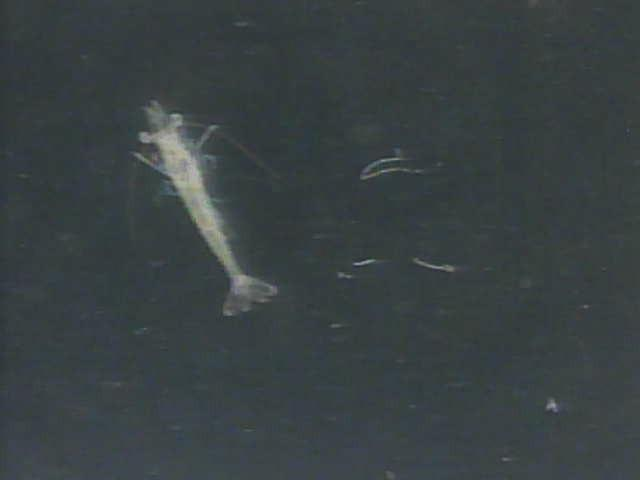
#> input picture Computer Vision for Shrimp Length Estimation/shtest.jpg, 640 x 480 px
$ python '5.5 Skeletonization.py'
#> lines starting #> are read from the running program, lines starting #| are printed output that depends on the picture; after the words box and inside, x2 and y2 are one past the last pixel; in counts of white or black regions, pixels touching at a corner belong together
import os
import cv2
import numpy as np
import matplotlib.pyplot as plt

def load_calibration_data(filepath="matriks_kamera.npz"):
#> called with filepath = 'matriks_kamera.npz'
    if os.path.exists(filepath):
        data = np.load(filepath)
#> (reads Computer Vision for Shrimp Length Estimation/matriks_kamera.npz from the repository)
#> further down, img_cv is the input picture: shape (480, 640, 3); mean B, G, R 67.4, 65.5, 57.3
        return data['mtx'], data['dist']
    print(f"⚠️ Warning: File {filepath} not found. Undistortion is disabled.")
    return None, None

def apply_undistort(img_bgr, mtx, dist, crop=True):
#> called with mtx = array of shape (3, 3), dist = array of shape (1, 5), crop = True
    if mtx is None or dist is None:
        return img_bgr
    h, w = img_bgr.shape[:2]
#> h = 480; w = 640
    alpha = 0 if crop else 1
    newcameramtx, roi = cv2.getOptimalNewCameraMatrix(mtx, dist, (w, h), alpha, (w, h))
#> roi = (0, 0, 639, 479)
    dst = cv2.undistort(img_bgr, mtx, dist, None, newcameramtx)
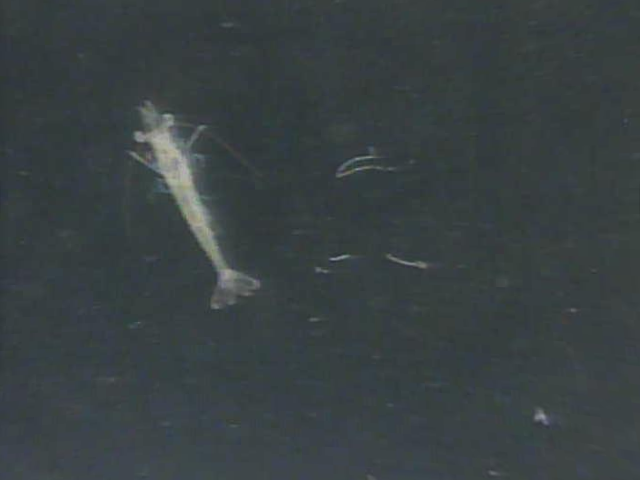
#> dst: shape (480, 640, 3); mean B, G, R 67.2, 65.3, 57.2
    if crop:
        x, y, w_roi, h_roi = roi
#> x = 0; y = 0; w_roi = 639; h_roi = 479
        dst = dst[y:y+h_roi, x:x+w_roi]
#> dst: shape (479, 639, 3)
    return dst

class SkeletonAnalyzerGuoHall:
    def __init__(self):
        self.original_image = None
        self.binary_image = None

    def set_image(self, image_array):
        self.original_image = image_array.copy()

    def to_binary(self, invert=False):
#> called with invert = False
        if self.original_image is None:
            raise ValueError("Image has not been set!")

        if len(self.original_image.shape) == 3:
            gray = cv2.cvtColor(self.original_image, cv2.COLOR_BGR2GRAY)
        else:
            gray = self.original_image.copy()

        gray = cv2.GaussianBlur(gray, (5, 5), 0)
        mode = cv2.THRESH_BINARY_INV if invert else cv2.THRESH_BINARY
        _, self.binary_image = cv2.threshold(
            gray,
            0,
            255,
            mode | cv2.THRESH_OTSU
        )
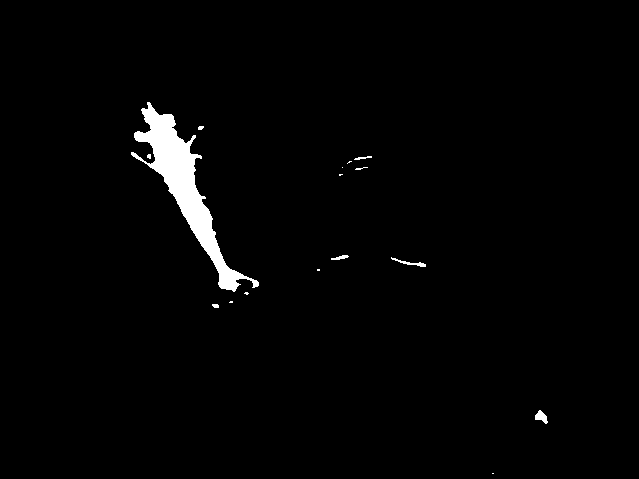
#> self.binary_image: shape (479, 639); 1.8% white; 16 white regions (9 under 20 px), largest, box (x1, y1, x2, y2) and area: (131, 102, 259, 292) 5107, (535, 410, 548, 424) 102, (391, 257, 426, 267) 93

        # 3×3 elliptical closing followed by 7×7 elliptical opening
        kernelClose = cv2.getStructuringElement(cv2.MORPH_ELLIPSE, (3, 3))
        kernelOpen = cv2.getStructuringElement(cv2.MORPH_ELLIPSE, (7, 7))

        self.binary_image = cv2.morphologyEx(
            self.binary_image,
            cv2.MORPH_CLOSE,
            kernelClose
        )
#> self.binary_image: shape (479, 639); 1.8% white; 16 white regions (9 under 20 px), largest, box (x1, y1, x2, y2) and area: (131, 102, 259, 292) 5115, (535, 410, 548, 424) 102, (391, 257, 426, 267) 93

        self.binary_image = cv2.morphologyEx(
            self.binary_image,
            cv2.MORPH_OPEN,
            kernelOpen
        )
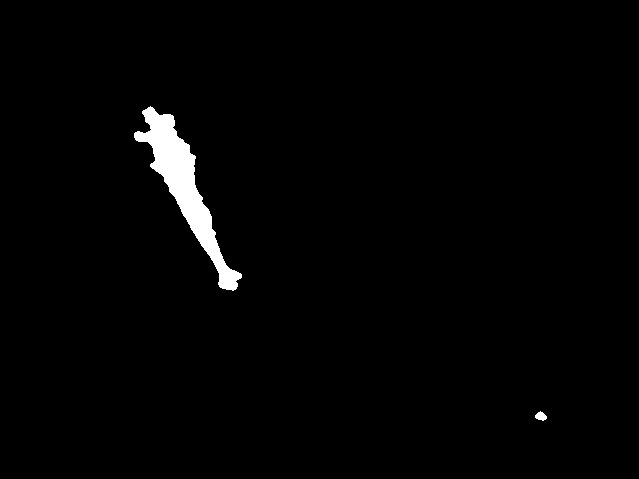
#> self.binary_image: shape (479, 639); 1.6% white; 2 white regions, box (x1, y1, x2, y2) and area: (134, 106, 242, 291) 4849, (535, 411, 547, 421) 78

        return self.binary_image

    def compute_skeleton(self):
        print("   └── Processing skeleton (pure Python implementation, please wait)...")

        img = (self.binary_image > 0).astype(np.uint8)
        prev = np.zeros_like(img)

        while not np.array_equal(img, prev):
            prev = img.copy()

            for sub_iter in range(2):
                marker = np.zeros_like(img)
                rows, cols = img.shape

                for i in range(1, rows - 1):
                    for j in range(1, cols - 1):

                        if img[i, j] == 0:
                            continue

                        p1, p2, p3 = img[i-1, j-1], img[i-1, j], img[i-1, j+1]
                        p8, p4 = img[i, j-1], img[i, j+1]
                        p7, p6, p5 = img[i+1, j-1], img[i+1, j], img[i+1, j+1]

                        C = ((1-p2) & (p3 | p4)) + ((1-p4) & (p5 | p6)) + \
                            ((1-p6) & (p7 | p8)) + ((1-p8) & (p1 | p2))

                        N1 = (p1 | p2) + (p3 | p4) + (p5 | p6) + (p7 | p8)
                        N2 = (p2 | p3) + (p4 | p5) + (p6 | p7) + (p8 | p1)
                        N = min(N1, N2)

                        m = ((p2 | p3 | (1-p5)) & p4) if sub_iter == 0 else \
                            ((p6 | p7 | (1-p1)) & p8)

                        if C == 1 and 2 <= N <= 3 and m == 0:
                            marker[i, j] = 1

                img[marker == 1] = 0
#> this loop made 23 passes
#> pass 2, in compute_skeleton, `prev = img.copy()`:
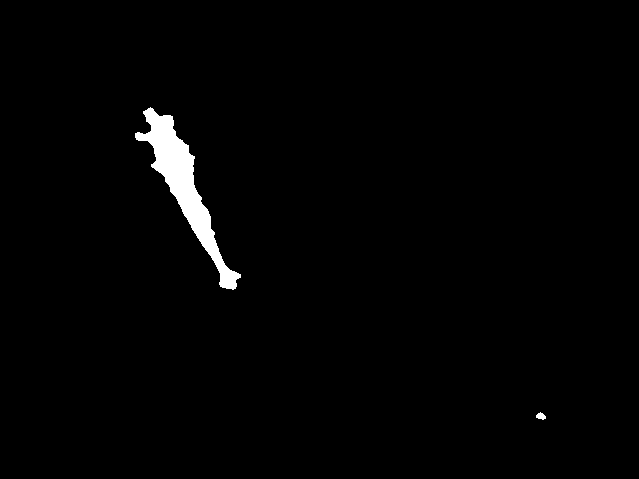
#> prev: shape (479, 639); values 0 (black) and 1 (white), 1.5% white; 2 white regions, box (x1, y1, x2, y2) and area: (135, 107, 241, 290) 4414, (536, 412, 546, 420) 52
#> pass 3, in compute_skeleton, `prev = img.copy()`:
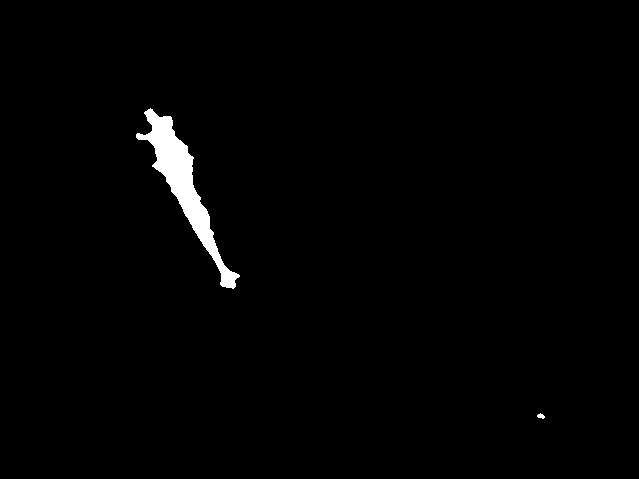
#> prev: shape (479, 639); values 0 (black) and 1 (white), 1.3% white; 2 white regions, box (x1, y1, x2, y2) and area: (136, 108, 240, 289) 3980, (537, 413, 545, 419) 30
#> after the loop:
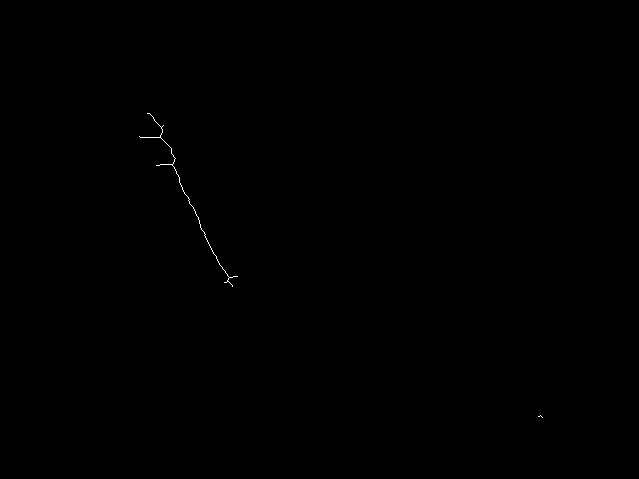
#> img: shape (479, 639); values 0 (black) and 1 (white), 0.08% white in thin lines or dots, all inside (x1, y1, x2, y2) = (139, 113, 543, 418)
#> after the loop: marker: shape (479, 639); every value is 0

        self.skeleton = (img * 255).astype(np.uint8)
        return self.skeleton


if __name__ == "__main__":

    IMAGE_PATH = "shtest.jpg"  # Replace with your image path
    KALIBRASI_PATH = "matriks_kamera.npz"

    USE_UNDISTORT = True      # Set to False if lens correction is not required
    CROP_UNDISTORT = True     # True = crop black borders, False = keep full image

    # Load calibration data if undistortion is enabled
    mtx, dist = None, None
    if USE_UNDISTORT:
        mtx, dist = load_calibration_data(KALIBRASI_PATH)

    # Read the input image
    img_cv = cv2.imread(IMAGE_PATH)
    if img_cv is None:
        print(f"❌ Error: Image '{IMAGE_PATH}' not found!")
        exit()

    # Apply lens undistortion
    if USE_UNDISTORT and mtx is not None:
        print("[*] Applying lens distortion correction (undistortion)...")
        img_input_final = apply_undistort(
            img_cv,
            mtx,
            dist,
            crop=CROP_UNDISTORT
        )
    else:
        print("[*] Undistortion is disabled.")
        img_input_final = img_cv

    # Convert from OpenCV BGR format to Matplotlib RGB format
    img_rgb = cv2.cvtColor(img_input_final, cv2.COLOR_BGR2RGB)

    print("[*] Generating binary image...")
    skel_analyzer = SkeletonAnalyzerGuoHall()
    skel_analyzer.set_image(img_rgb)
    bin_img = skel_analyzer.to_binary(False)

    print("[*] Extracting raw skeleton...")
    raw_skeleton = skel_analyzer.compute_skeleton()

    print("\n✅ Finished: Raw skeleton successfully extracted without using AI.")

    # Display the processing results
    plt.figure(figsize=(12, 5))

    plt.subplot(1, 3, 1)
    plt.imshow(img_rgb)
    plt.title("1. Original / Undistorted Image")
    plt.axis("off")

    plt.subplot(1, 3, 2)
    plt.imshow(bin_img, cmap="gray")
    plt.title("2. Binary Image (Elliptical Morphology)")
    plt.axis("off")

    plt.subplot(1, 3, 3)
    plt.imshow(raw_skeleton, cmap="gray")
    plt.title("3. Raw Skeleton (Guo-Hall)")
    plt.axis("off")

    plt.tight_layout()
    plt.show()
